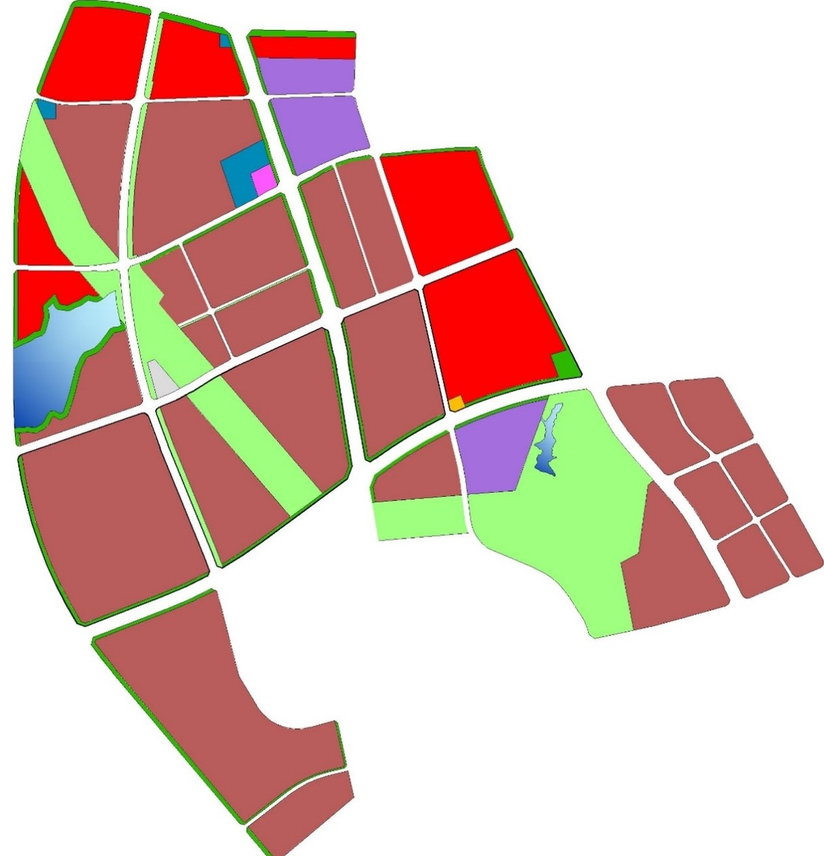
#> input picture partition2.png, 824 x 856 px, shrunk from 1264 x 1313 before the run
$ jupyter execute Partition2KickOff.ipynb   (shell and % lines are left out)
#> lines starting #> are read from the running program, lines starting #| are printed output that depends on the picture; after the words box and inside, x2 and y2 are one past the last pixel; in counts of white or black regions, pixels touching at a corner belong together
#> further down, src is the input picture: shape (856, 824, 3); mean B, G, R 182.2, 190.9, 220.5
[cell 1]
import numpy as np
import cv2 as cv
import sys
from matplotlib import pyplot as plt

"""Find Start Coordinate
Get all contours' bouding rectangles and get min y and min x from rectangle.
Args:
    cnts: original contours
Returns:
    StartCoordinate tuple (minX,minY)
"""
def findStartCoordinate(cnts):
    minX, minY = sys.maxsize, sys.maxsize
    for cnt in cnts:
        rect = cv.boundingRect(cnt)
        x, y = rect[0], rect[1]
        minX = min(minX, x)
        minY = min(minY, y)
    return (minX,minY)

"""Find Original Contours
Find Original Contours from source image, we only need external contour.
Args:
    src: source image
Returns:
    Original contours
"""
def findOriginalContours(src):
    gray = cv.cvtColor(src, cv.COLOR_BGR2GRAY)
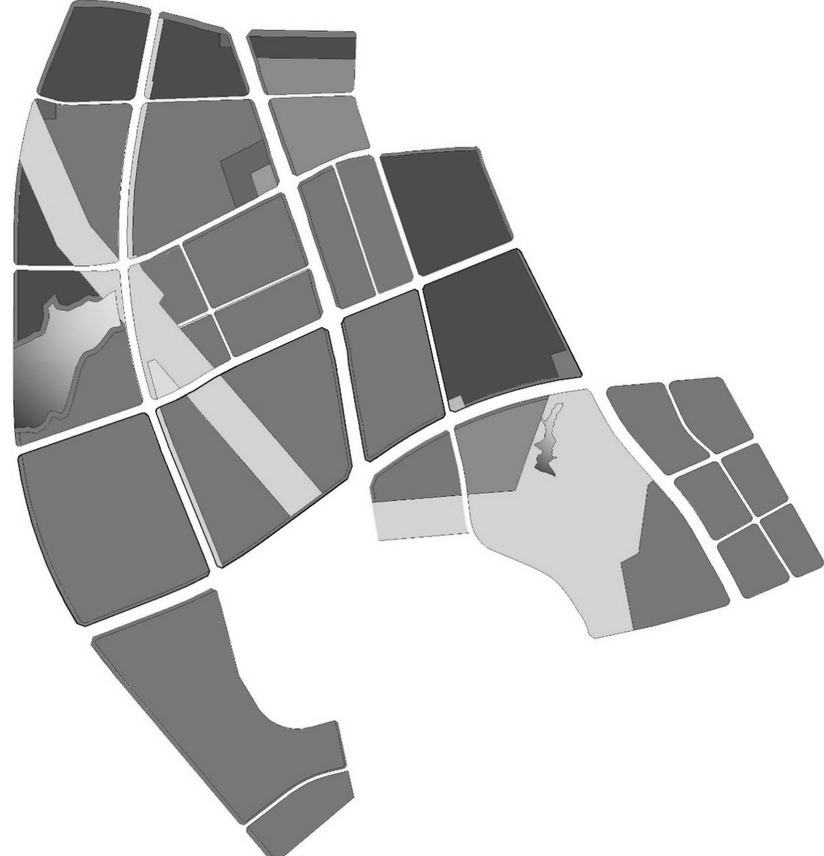
#> gray: shape (856, 824); min 6, max 255, mean 198.7
    edges = cv.Canny(gray,100,200)
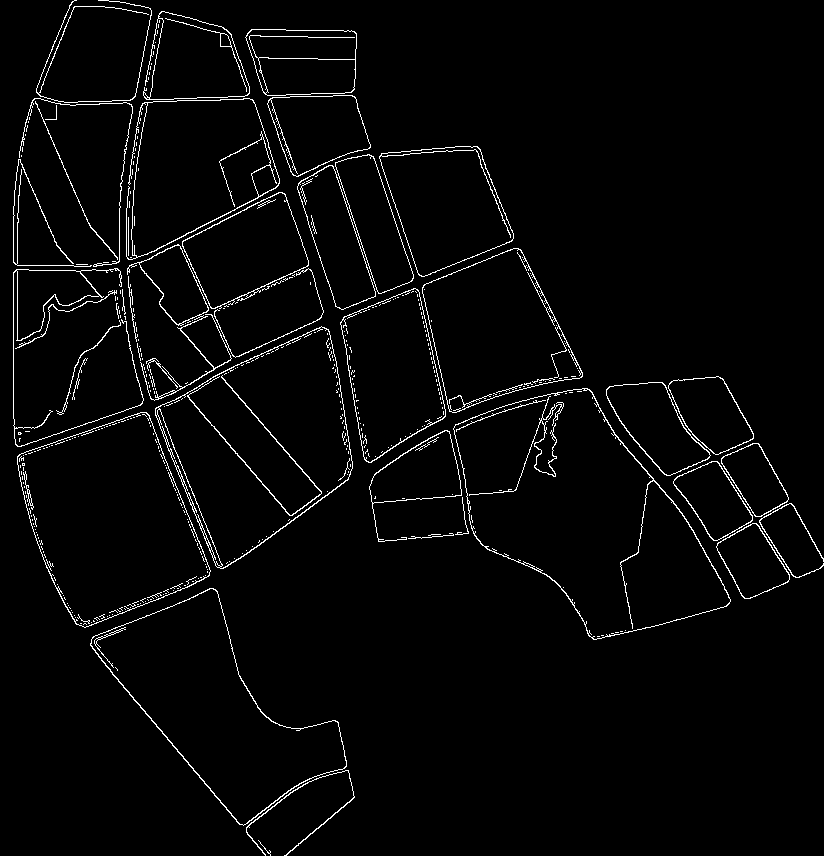
#> edges: shape (856, 824); 2.7% white in thin lines or dots
    contours, hierarchy = cv.findContours(edges, cv.RETR_EXTERNAL, cv.CHAIN_APPROX_SIMPLE)
#> contours = 109 contours, 78 with area under 20; largest, box (x1, y1, x2, y2) and area: (453, 388, 731, 640) 40103, (155, 326, 353, 569) 29032, (17, 412, 211, 628) 26724, (90, 588, 347, 826) 25699, (126, 98, 280, 260) 16486
    return contours

src = cv.imread('partition2.png')

originalContours = findOriginalContours(src)
#> originalContours has the same summary as contours in findOriginalContours

startCoordinate = findStartCoordinate(originalContours)
#> the loop in findStartCoordinate, `for cnt in cnts:` made 109 passes
#> (rect, x, y, minX, minY) on passes 1, 2, 3, 4, 5, 6, 7, 8, 9, 10, 12, 14: ((258, 840, 13, 16), 258, 840, 258, 840), ((246, 770, 109, 86), 246, 770, 246, 770), ((90, 588, 257, 238), 90, 588, 90, 588), ((428, 534, 13, 2), 428, 534, 90, 534), ((408, 533, 46, 6), 408, 533, 90, 533), ((716, 523, 74, 76), 716, 523, 90, 523), ((759, 503, 65, 75), 759, 503, 90, 503), ((455, 497, 14, 38), 455, 497, 90, 497), ((673, 461, 80, 80), 673, 461, 90, 461), ((721, 443, 68, 74), 721, 443, 90, 443), ((18, 432, 4, 3), 18, 432, 18, 432), ((369, 430, 93, 112), 369, 430, 18, 430)
#> (cnt, rect, x, y, minX, minY) on passes 11, 13, 16, 17, 19, 20: ([[19, 438], [19, 441], [19, 439], [20, 438]], (19, 438, 2, 4), 19, 438, 19, 438), ([[25, 431], [29, 431]], (25, 431, 5, 1), 25, 431, 18, 431), ([[154, 391], [154, 393]], (154, 391, 1, 3), 154, 391, 17, 391), ([[150, 390], [150, 391]], (150, 390, 1, 2), 150, 390, 17, 390), ([[155, 388], [155, 389]], (155, 388, 1, 2), 155, 388, 17, 388), ([[153, 388], [153, 389]], (153, 388, 1, 2), 153, 388, 17, 388)
#> startCoordinate = (13, 0)


print(startCoordinate )
#| (13, 0)


# To draw all the contours in an image:
dst = src.copy()
cv.drawContours(dst, originalContours, -1, (0,255,0), 3)
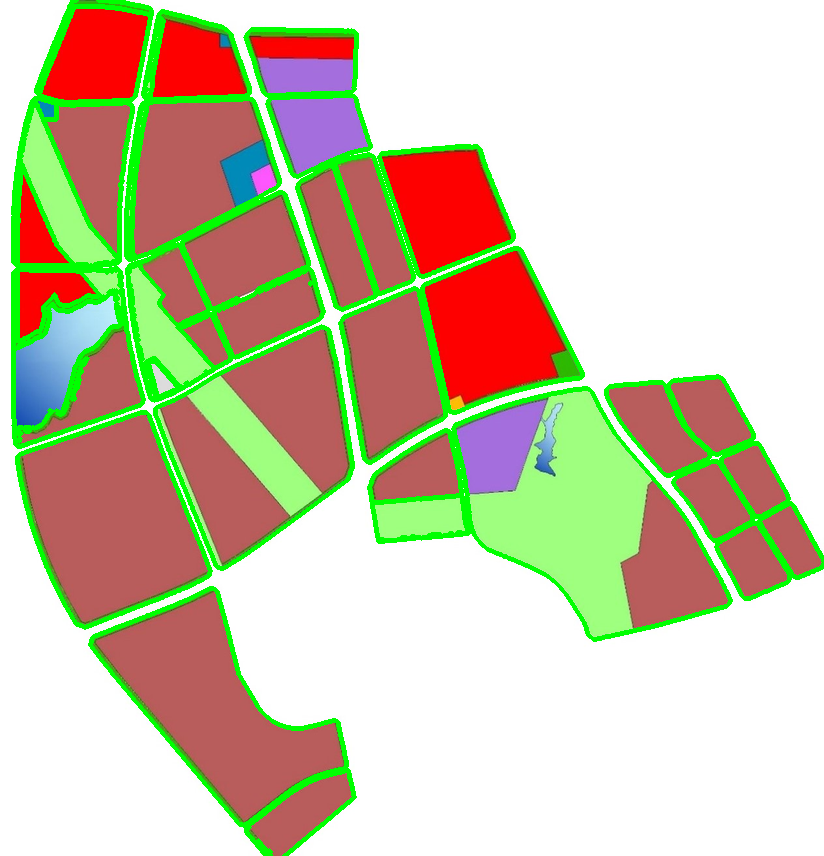
#> dst: shape (856, 824, 3); 8.23% of pixels changed, all inside (x1, y1, x2, y2) = (11, 0, 824, 856)


cv.imshow('src',src)
cv.imshow('dst',dst)
cv.waitKey(0)
cv.destroyAllWindows()

[cell 2]
e1 = cv.getTickCount()
# your code execution
e2 = cv.getTickCount()
time = (e2 - e1)/ cv.getTickFrequency()
print(time, cv.getTickFrequency())

[cell 3]
import numpy as np
import cv2 as cv
import sys
from matplotlib import pyplot as plt

img = cv.imread('partition2.png')

gray = cv.cvtColor(img, cv.COLOR_BGR2GRAY)
edges = cv.Canny(gray,100,200)
contours, hierarchy = cv.findContours(edges, cv.RETR_TREE, cv.CHAIN_APPROX_SIMPLE)
#> contours = 546 contours, 481 with area under 20; largest, box (x1, y1, x2, y2) and area: (453, 388, 731, 640) 40103, (453, 388, 731, 640) 39808, (155, 326, 353, 569) 29032, (158, 326, 353, 569) 27888, (17, 412, 211, 628) 26724


# Extreme Points
# Extreme Points means topmost, bottommost, rightmost and leftmost points of the object.
# this one is useful to find the begine coordinate, what we need is to mix the image together
# leftmost = tuple(cnt[cnt[:,:,0].argmin()][0])
# rightmost = tuple(cnt[cnt[:,:,0].argmax()][0])
# topmost = tuple(cnt[cnt[:,:,1].argmin()][0])
# bottommost = tuple(cnt[cnt[:,:,1].argmax()][0])

[cell 4]
import numpy as np
import cv2 as cv
import sys
from matplotlib import pyplot as plt

MAX_INT=sys.maxsize
img = cv.imread('partition2.png')

# copy and move the copy 20px to right and bottom
# merge img and copy by bitwise
copyForMoveToRight = img.copy()
copyForMoveToBottom = img.copy()
# size to move
shift = 40

for i in range(copyForMoveToRight.shape[1]  -1, copyForMoveToRight.shape[1] - shift, -1):
    copyForMoveToRight = np.roll(copyForMoveToRight, -1, axis=1)
    copyForMoveToRight[:, -1] = 0
#> this loop made 39 passes
#> pass 1, `copyForMoveToRight = np.roll(copyForMoveToRight, -1, axis=1)`:
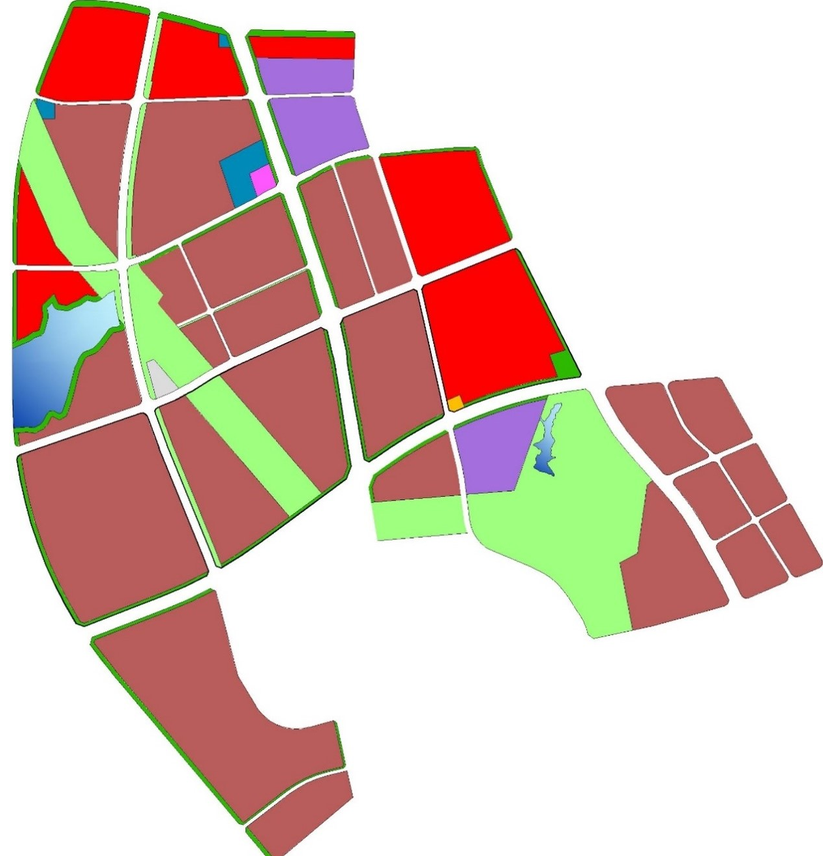
#> copyForMoveToRight: shape (856, 824, 3); mean B, G, R 182.2, 190.9, 220.5
#> pass 3, `copyForMoveToRight = np.roll(copyForMoveToRight, -1, axis=1)`:
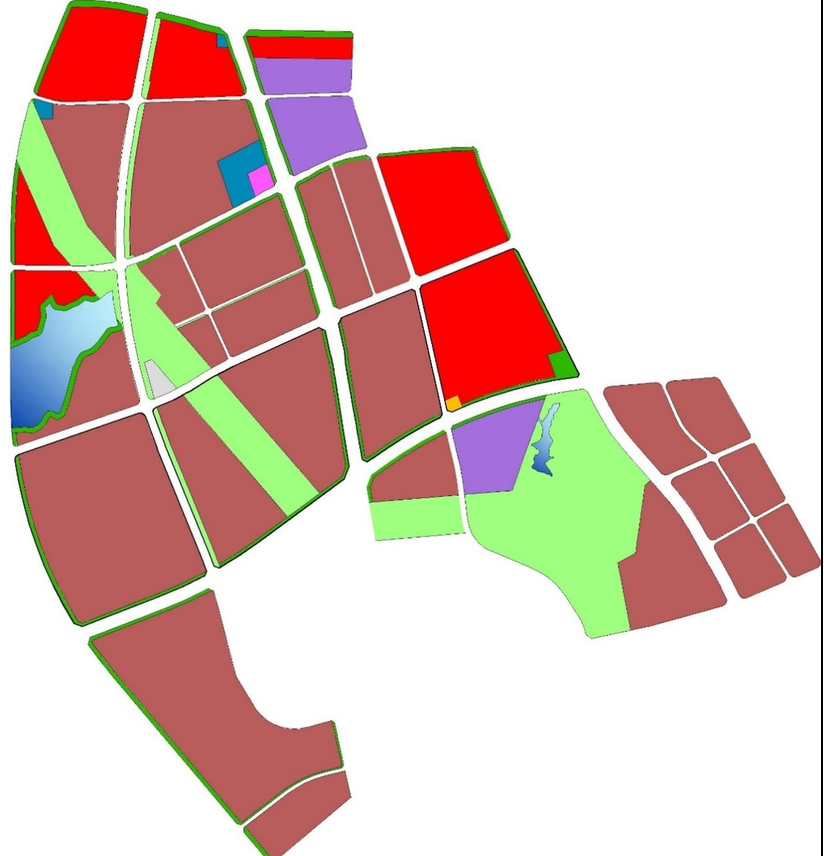
#> copyForMoveToRight: shape (856, 824, 3); mean B, G, R 181.6, 190.2, 219.8
#> after the loop:
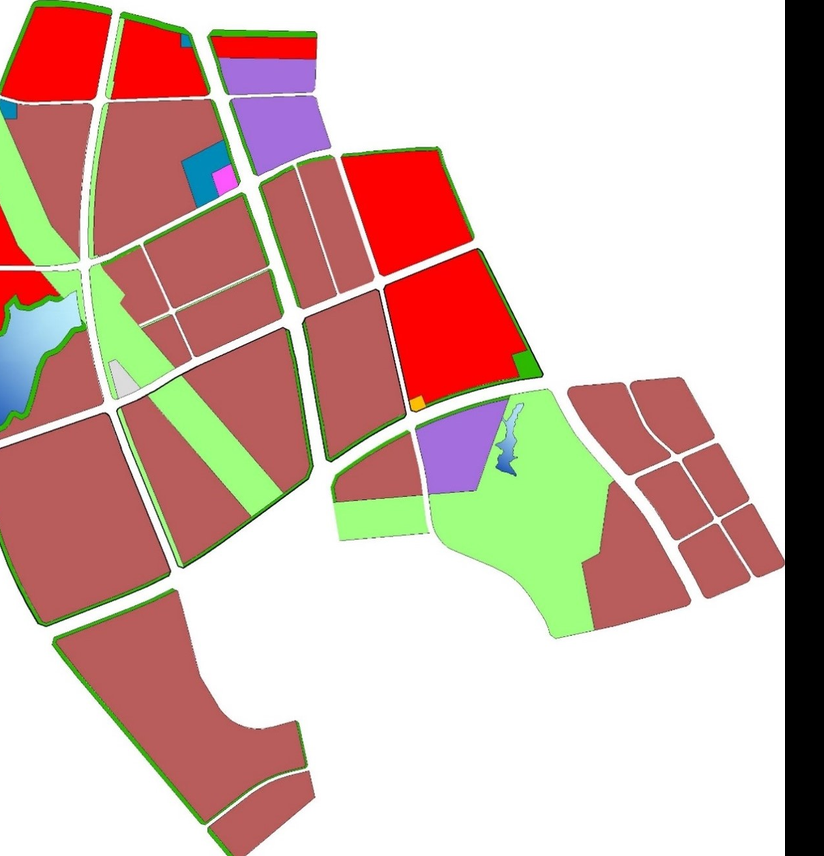
#> copyForMoveToRight: shape (856, 824, 3); mean B, G, R 172.4, 180.8, 209.8

cv.imshow('copyForMoveToRight',copyForMoveToRight)

# for i in range(image.shape[0] -1, image.shape[0] - shift, -1):
#     image = np.roll(image, -1, axis=0)
#     image[-1, :] = 0

$ run again, with partition1.png copied over partition2.png
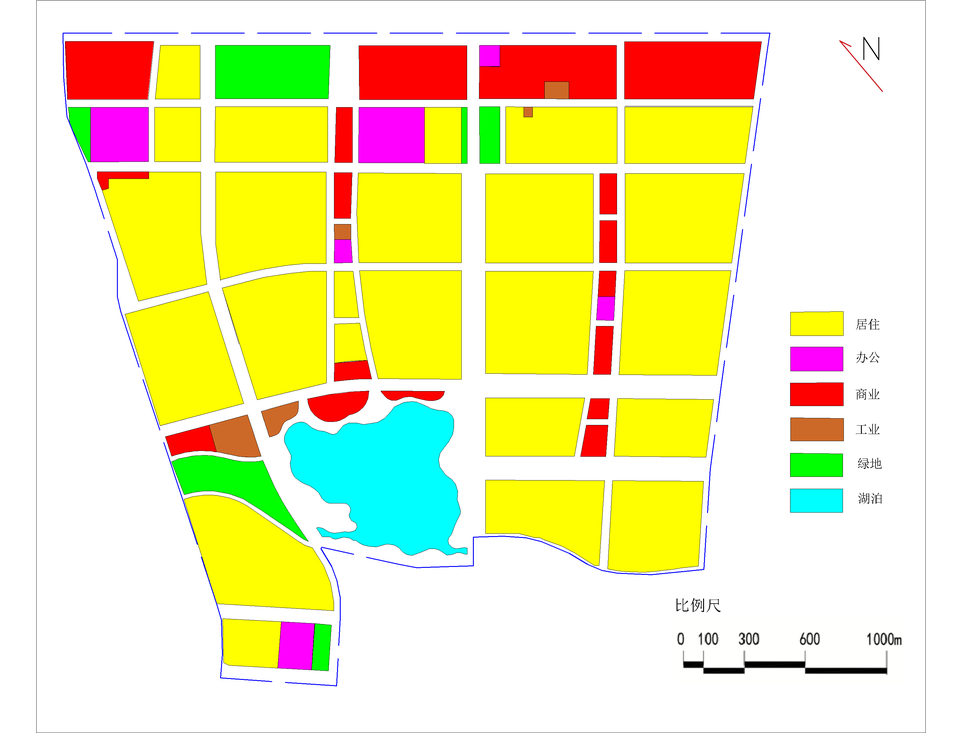
#> input picture partition1.png, 962 x 733 px, shrunk from 3151 x 2401 before the run
#> src is the input picture: shape (733, 962, 3); mean B, G, R 171.4, 233.7, 238.8
#> in findOriginalContours, `edges = cv.Canny(gray,100,200)`:
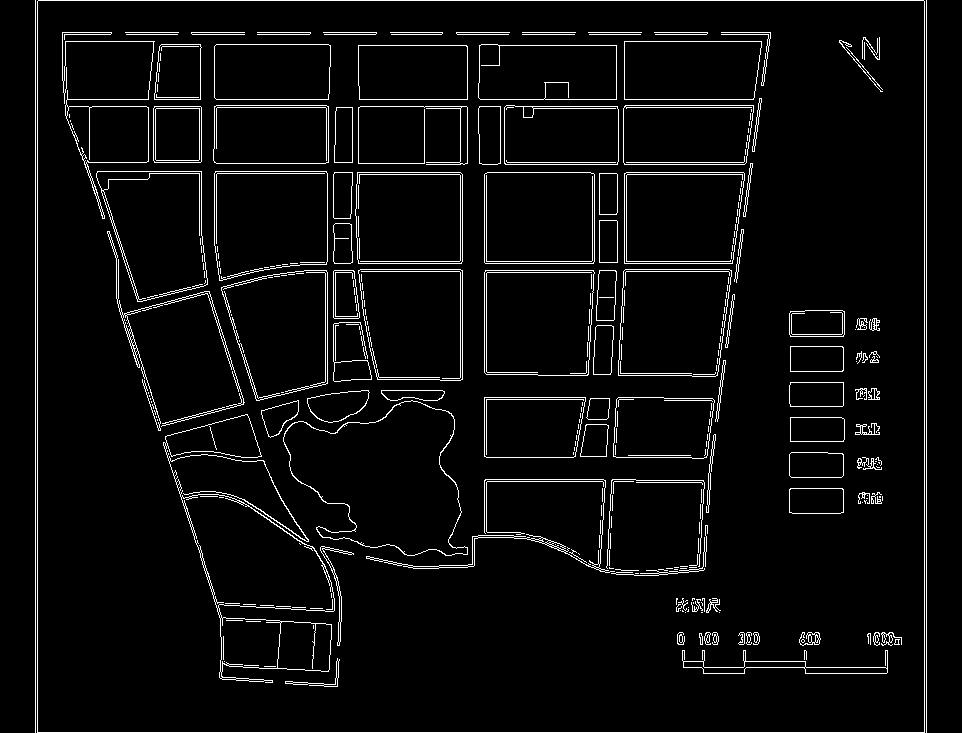
#> edges: shape (733, 962); 4.6% white in thin lines or dots
#> in findOriginalContours, `contours, hierarchy = cv.findContours(edges, cv.RETR_EXTERNAL, cv.CHAI..`: contours = 3 contours, 2 with area under 20; largest, box (x1, y1, x2, y2) and area: (37, 0, 925, 733) 649283
#> originalContours has the same summary as contours in findOriginalContours
#> the loop in findStartCoordinate, `for cnt in cnts:` made 3 passes
#> (cnt, rect, x, minX) on passes 1, 3: ([[926, 0], [926, 732]], (926, 0, 1, 733), 926, 926), ([[35, 0], [35, 732]], (35, 0, 1, 733), 35, 35)
#> startCoordinate = (35, 0)
#| (35, 0)
#> dst: shape (733, 962, 3); 2.21% of pixels changed, all inside (x1, y1, x2, y2) = (33, 0, 929, 733)
#> `contours, hierarchy = cv.findContours(edges, cv.RETR_TREE, cv.CHAIN_AP..`: contours = 736 contours, 560 with area under 20; largest, box (x1, y1, x2, y2) and area: (37, 0, 925, 733) 649283, (37, 0, 925, 733) 649282, (163, 414, 335, 683) 19655, (283, 400, 468, 556) 18429, (283, 400, 468, 556) 18275
#> after the loop `for i in range(copyForMoveToRight.shape[1]  -1, copyForMoveToRight.sha..`:
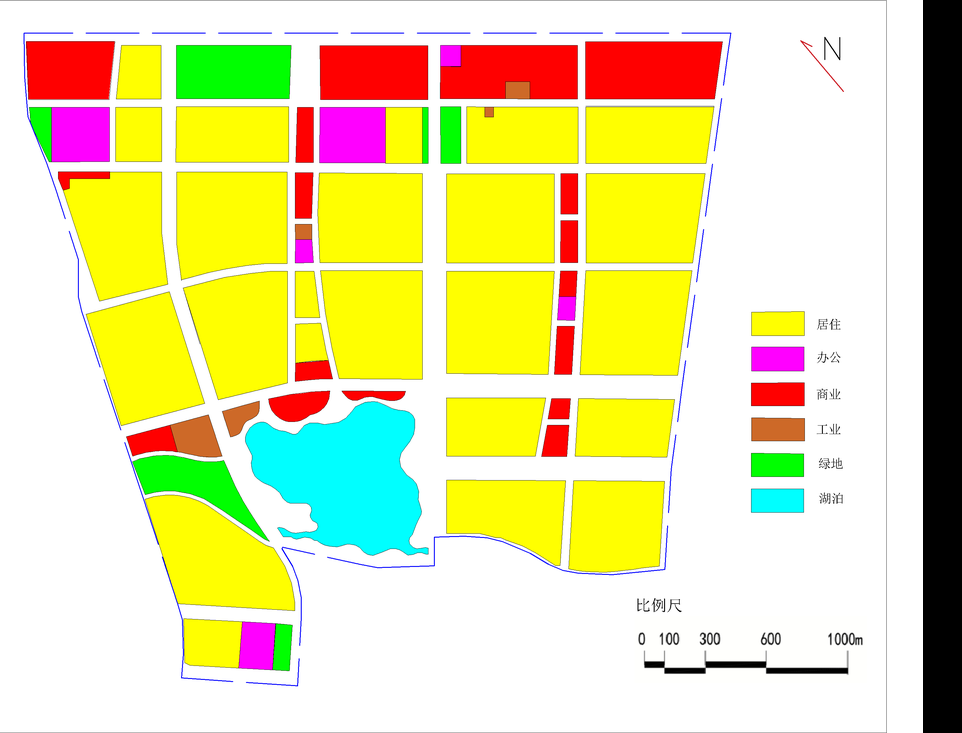
#> copyForMoveToRight: shape (733, 962, 3); mean B, G, R 161.2, 223.5, 228.5
